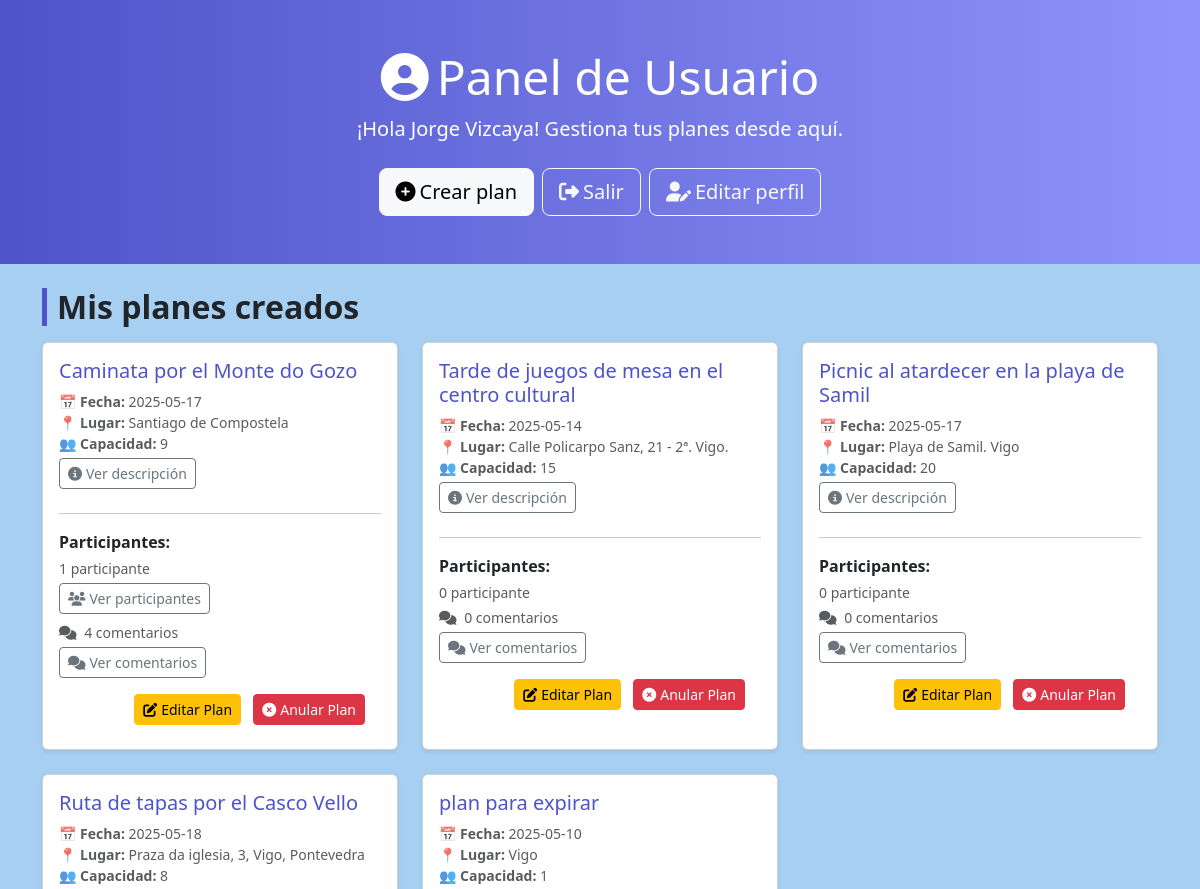
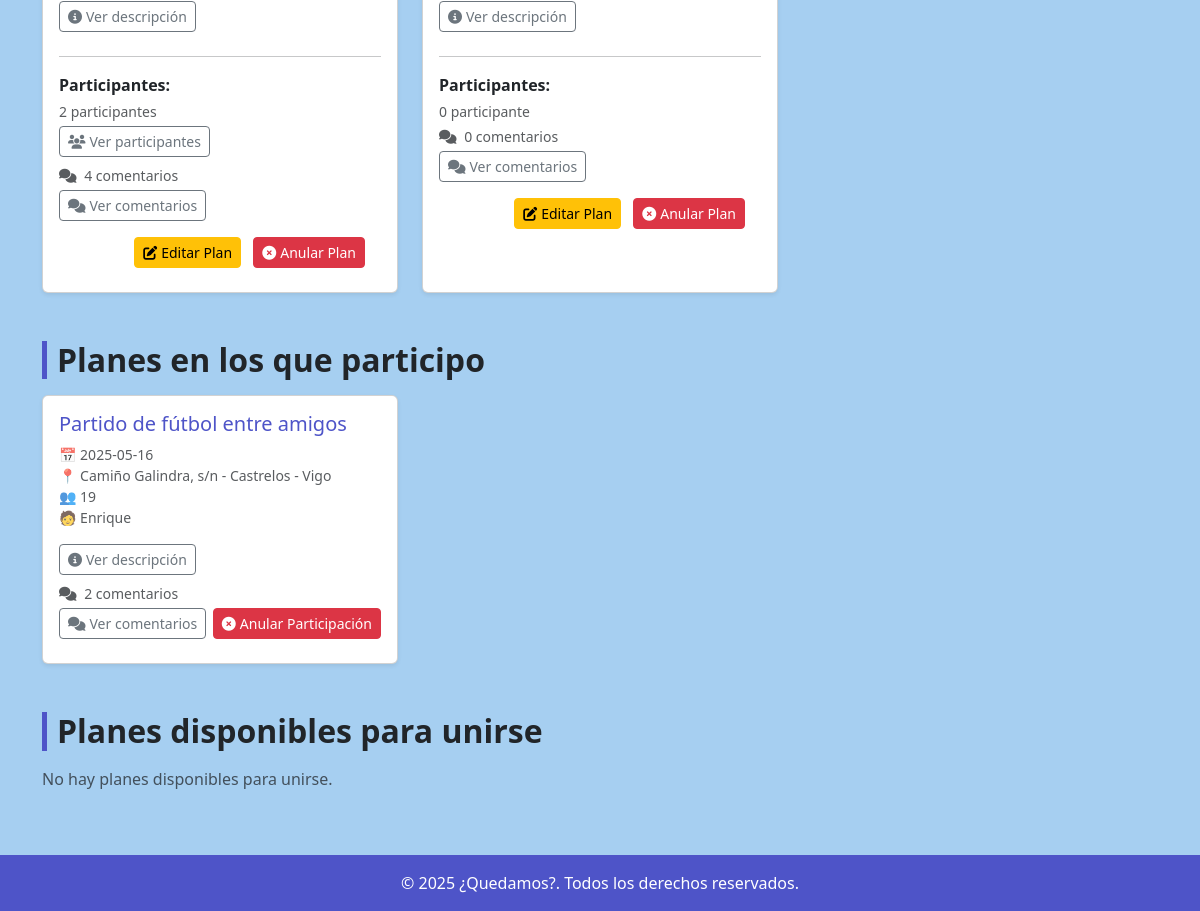
Page /dashboard.php (signed in) on the committed database (2 pictures, top to bottom).
### tables this page shows
CREATE TABLE `usuarios` (
  `id` int(11) NOT NULL AUTO_INCREMENT,
  `nombre` varchar(100) NOT NULL,
  `apellidos` varchar(150) NOT NULL,
  `email` varchar(255) NOT NULL,
  `password` varchar(255) NOT NULL,
  PRIMARY KEY (`id`),
  UNIQUE KEY `email` (`email`)
);

CREATE TABLE `planes` (
  `id` int(11) NOT NULL AUTO_INCREMENT,
  `titulo` varchar(255) DEFAULT NULL,
  `descripcion` text DEFAULT NULL,
  `fecha` date DEFAULT NULL,
  `lugar` varchar(255) DEFAULT NULL,
  `capacidad` int(11) DEFAULT NULL,
  `creador_id` int(11) DEFAULT NULL,
  PRIMARY KEY (`id`),
  KEY `creador_id` (`creador_id`),
  CONSTRAINT `planes_ibfk_1` FOREIGN KEY (`creador_id`) REFERENCES `usuarios` (`id`)
);

### dashboard.php (the view, shortened to what this page needs)
<?php
require 'includes/db.php';
$user_id = $_SESSION['user_id'];
$stmt_user = $pdo->prepare('SELECT nombre, apellidos FROM usuarios WHERE id = ?');
$stmt_user->execute([$user_id]);
$usuario = $stmt_user->fetch();
$nombre_completo = htmlspecialchars($usuario['nombre'] . ' ' . $usuario['apellidos']);
$stmt = $pdo->prepare('SELECT * FROM planes WHERE creador_id = ?');
$stmt->execute([$user_id]);
$mis_planes = $stmt->fetchAll();
$stmt2 = $pdo->prepare('SELECT p.*, u.nombre AS creador_nombre FROM planes p
                        JOIN participantes pa ON p.id = pa.plan_id
                        JOIN usuarios u ON p.creador_id = u.id
                        WHERE pa.usuario_id = ?');
$stmt2->execute([$user_id]);
$planes_apuntado = $stmt2->fetchAll();
$stmt3 = $pdo->prepare('SELECT p.*, u.nombre AS creador_nombre FROM planes p
                        JOIN usuarios u ON p.creador_id = u.id
                        WHERE p.creador_id != ? AND p.id NOT IN (
                            SELECT plan_id FROM participantes WHERE usuario_id = ?
                        )');
$stmt3->execute([$user_id, $user_id]);
$planes_disponibles = $stmt3->fetchAll();
$participantes_por_plan = [];
foreach ($mis_planes as $plan) {
    $stmt_part = $pdo->prepare('SELECT u.nombre, u.apellidos FROM participantes pa JOIN usuarios u ON pa.usuario_id = u.id WHERE pa.plan_id = ?');
    $stmt_part->execute([$plan['id']]);
    $participantes_por_plan[$plan['id']] = $stmt_part->fetchAll(PDO::FETCH_ASSOC);
}
$comentarios_por_plan = [];
foreach (array_merge($mis_planes, $planes_apuntado) as $plan) {
    $stmt_comentarios = $pdo->prepare('SELECT c.*, u.nombre FROM comentarios c JOIN usuarios u ON c.usuario_id = u.id WHERE c.plan_id = ? ORDER BY c.fecha DESC');
    $stmt_comentarios->execute([$plan['id']]);
    $comentarios_por_plan[$plan['id']] = $stmt_comentarios->fetchAll(PDO::FETCH_ASSOC);
}
?>
<!DOCTYPE html>
<html lang="es">
<head>
    <link href="https://cdn.jsdelivr.net/npm/bootstrap@5.3.2/dist/css/bootstrap.min.css" rel="stylesheet">
    <link rel="stylesheet" href="https://cdnjs.cloudflare.com/ajax/libs/font-awesome/6.5.0/css/all.min.css">
    <link rel="stylesheet" href="css/dashboard.css">
</head>
<body>
    <section class="hero-section text-white text-center py-5 mb-4">
        <div class="container">
            <h1 class="display-5 mb-2"><i class="fas fa-user-circle me-2"></i>Panel de Usuario</h1>
            <p class="lead">¡Hola <?= $nombre_completo ?>! Gestiona tus planes desde aquí.</p>
            <div class="d-flex justify-content-center flex-wrap gap-2 mt-4">
                <a href="crear_plan.php" class="btn btn-light btn-lg"><i class="fas fa-plus-circle me-1"></i>Crear plan</a>
                <a href="logout.php" class="btn btn-outline-light btn-lg"><i class="fas fa-sign-out-alt me-1"></i>Salir</a>
                <a href="editar_perfil.php" class="btn btn-outline-light btn-lg">
                    <i class="fas fa-user-edit me-1"></i>Editar perfil
                </a>
            </div>
        </div>
    </section>
    <div class="container pb-5">
        <section class="mb-5">
            <h2 class="section-title mb-3">Mis planes creados</h2>
            <?php if ($mis_planes): ?>
                <div class="row g-4">
                    <?php foreach ($mis_planes as $plan): ?>
                        <div class="col-md-6 col-lg-4">
                            <div class="card h-100 shadow-sm">
                                <div class="card-body">
                                    <h5 class="card-title"><?= htmlspecialchars($plan['titulo']) ?></h5>
                                    <p class="text-muted small mb-1">
                                        <strong>📅 Fecha:</strong> <?= $plan['fecha'] ?><br>
                                        <strong>📍 Lugar:</strong> <?= htmlspecialchars($plan['lugar']) ?><br>
                                        <strong>👥 Capacidad:</strong> <?= $plan['capacidad'] ?>
                                    </p>
                                    <button type="button" class="btn btn-sm btn-outline-secondary mb-2" data-bs-toggle="modal"
                                        data-bs-target="#modalDescripcion<?= $plan['id'] ?>">
                                        <i class="fas fa-info-circle me-1"></i>Ver descripción
                                    </button>
                                    <hr>
                                    <p class="mb-1"><strong>Participantes:</strong></p>
                                    <?php
                                        $num_participantes = !empty($participantes_por_plan[$plan['id']]) ? count($participantes_por_plan[$plan['id']]) : 0;
                                    ?>
                                    <p class="text-muted small mb-1"><?= $num_participantes ?> participante<?= $num_participantes > 1 ? 's' : '' ?></p>
                                    <?php if ($num_participantes > 0): ?>
                                        <button type="button" class="btn btn-sm btn-outline-secondary mb-2" data-bs-toggle="modal"
                                            data-bs-target="#modalParticipantes<?= $plan['id'] ?>">
                                            <i class="fas fa-users me-1"></i>Ver participantes
                                        </button>
                                    <?php endif; ?>
                                    <p class="text-muted small mb-1">
                                        <i class="fas fa-comments me-1"></i>
                                        <?= count($comentarios_por_plan[$plan['id']] ?? []) ?> comentario<?= count($comentarios_por_plan[$plan['id']] ?? []) !== 1 ? 's' : '' ?>
                                    </p>
                                    <button type="button" class="btn btn-sm btn-outline-secondary mb-2" data-bs-toggle="modal"
                                        data-bs-target="#modalComentarios<?= $plan['id'] ?>">
                                        <i class="fas fa-comments me-1"></i>Ver comentarios
                                    </button>
                                    <div class="card-footer bg-transparent border-0 text-end">
                                        <a href="editar_plan.php?id=<?= $plan['id'] ?>" class="btn btn-warning btn-sm me-2">
                                            <i class="fas fa-edit me-1"></i>Editar Plan
                                        </a>
                                        <a href="anular_plan.php?id=<?= $plan['id'] ?>" class="btn btn-danger btn-sm" onclick="return confirm('¿Estás seguro de que deseas anular este plan?');">
                                            <i class="fas fa-times-circle me-1"></i>Anular Plan
                                        </a>
                                    </div>
                                </div>
                            </div>
                        </div>
                    <?php endforeach; ?>
                </div>
            <?php else: ?>
                <p class="text-muted">No has creado ningún plan aún.</p>
            <?php endif; ?>
        </section>
        <section class="mb-5">
            <h2 class="section-title mb-3">Planes en los que participo</h2>
            <?php if ($planes_apuntado): ?>
                <div class="row g-4">
                    <?php foreach ($planes_apuntado as $plan): ?>
                        <div class="col-md-6 col-lg-4">
                            <div class="card h-100 shadow-sm">
                                <div class="card-body">
                                    <h5 class="card-title"><?= htmlspecialchars($plan['titulo']) ?></h5>
                                    <p class="text-muted small">
                                        📅 <?= $plan['fecha'] ?><br>
                                        📍 <?= htmlspecialchars($plan['lugar']) ?><br>
                                        👥 <?= $plan['capacidad'] ?><br>
                                        🧑 <?= htmlspecialchars($plan['creador_nombre']) ?>
                                    </p>
                                    <button type="button" class="btn btn-sm btn-outline-secondary mb-2" data-bs-toggle="modal"
                                        data-bs-target="#modalDescripcionParticipante<?= $plan['id'] ?>">
                                        <i class="fas fa-info-circle me-1"></i>Ver descripción
                                    </button>
                                    <p class="text-muted small mb-1">
                                        <i class="fas fa-comments me-1"></i>
                                        <?= count($comentarios_por_plan[$plan['id']] ?? []) ?> comentario<?= count($comentarios_por_plan[$plan['id']] ?? []) !== 1 ? 's' : '' ?>
                                    </p>
                                    <button type="button" class="btn btn-sm btn-outline-secondary mb-2" data-bs-toggle="modal"
                                        data-bs-target="#modalComentariosParticipante<?= $plan['id'] ?>">
                                        <i class="fas fa-comments me-1"></i>Ver comentarios
                                    </button>
                                    <a href="anular_participacion.php?id=<?= $plan['id'] ?>" class="btn btn-danger btn-sm float-end" onclick="return confirm('¿Estás seguro de que deseas anular tu participación en este plan?');">
                                        <i class="fas fa-times-circle me-1"></i>Anular Participación
                                    </a>
                                </div>
                            </div>
                        </div>
                    <?php endforeach; ?>
                </div>
            <?php else: ?>
                <p class="text-muted">No te has apuntado a ningún plan todavía.</p>
            <?php endif; ?>
        </section>
        <section>
            <h2 class="section-title mb-3">Planes disponibles para unirse</h2>
            <?php if ($planes_disponibles): ?>
                <div class="row g-4">
                    <?php foreach ($planes_disponibles as $plan): ?>
                        <div class="col-md-6 col-lg-4">
                            <div class="card h-100 shadow-sm d-flex flex-column justify-content-between">
                                <div class="card-body">
                                    <h5 class="card-title"><?= htmlspecialchars($plan['titulo']) ?></h5>
                                    <p class="text-muted small">
                                        📅 <?= $plan['fecha'] ?><br>
                                        📍 <?= htmlspecialchars($plan['lugar']) ?><br>
                                        👥 <?= $plan['capacidad'] ?><br>
                                        🧑 <?= htmlspecialchars($plan['creador_nombre']) ?>
                                    </p>
                                    <button type="button" class="btn btn-sm btn-outline-secondary mb-2" data-bs-toggle="modal"
                                        data-bs-target="#modalDescripcionDisponible<?= $plan['id'] ?>">
                                        <i class="fas fa-info-circle me-1"></i>Ver descripción
                                    </button>
                                    <div class="modal fade" id="modalDescripcionDisponible<?= $plan['id'] ?>" tabindex="-1"
                                        aria-labelledby="modalDescripcionLabelDisponible<?= $plan['id'] ?>" aria-hidden="true">
                                        <div class="modal-dialog">
                                            <div class="modal-content">
                                                <div class="modal-header">
                                                    <h5 class="modal-title"
                                                        id="modalDescripcionLabelDisponible<?= $plan['id'] ?>">Descripción del
                                                        plan</h5>
                                                    <button type="button" class="btn-close" data-bs-dismiss="modal"
                                                        aria-label="Cerrar"></button>
                                                </div>
                                                <div class="modal-body">
                                                    <?= nl2br(htmlspecialchars($plan['descripcion'])) ?>
                                                </div>
                                                <div class="modal-footer">
                                                    <button type="button" class="btn btn-secondary"
                                                        data-bs-dismiss="modal">Cerrar</button>
                                                </div>
                                            </div>
                                        </div>
                                    </div>
                                </div>
                                <div class="card-footer bg-transparent border-0 text-end">
                                    <a href="unirse_plan.php?id=<?= $plan['id'] ?>" class="btn btn-primary btn-sm">
                                        <i class="fas fa-sign-in-alt me-1"></i>Unirse
                                    </a>
                                </div>
                            </div>
                        </div>
                    <?php endforeach; ?>
                </div>
            <?php else: ?>
                <p class="text-muted">No hay planes disponibles para unirse.</p>
            <?php endif; ?>
        </section>
    </div>
    <footer class="text-center py-3 text-white">
        &copy; <?= date('Y') ?> ¿Quedamos?. Todos los derechos reservados.
    </footer>
</body>
</html>

### css/dashboard.css (style rules this page uses)
body { background: #1783dc61; font-family: 'Segoe UI', sans-serif; }
.hero-section { background: linear-gradient(90deg, #4e54c8, #8f94fb); }
.section-title { border-left: 5px solid #4e54c8; padding-left: 10px; font-weight: bold; }
.card-title { color: #4e54c8; }
footer { background-color: #4e54c8; color: white; }

### rows in the picture
usuarios: nombre_completo "Jorge Vizcaya"
planes: titulo "Caminata por el Monte do Gozo", fecha "2025-05-17", lugar "Santiago de Compostela", capacidad "9", id "1", id "4"
planes: titulo "Tarde de juegos de mesa en el centro cultural", fecha "2025-05-14", lugar "Calle Policarpo Sanz, 21 - 2ª. Vigo.", capacidad "15", id "0"
planes: titulo "Picnic al atardecer en la playa de Samil", fecha "2025-05-17", lugar "Playa de Samil. Vigo", capacidad "20", id "0", shows "s"
planes: titulo "Ruta de tapas por el Casco Vello", fecha "2025-05-18", lugar "Praza da iglesia, 3, Vigo, Pontevedra", capacidad "8", id "2", id "4"
planes: titulo "plan para expirar", fecha "2025-05-10", lugar "Vigo", capacidad "1", id "0", shows "s"
planes: titulo "Partido de fútbol entre amigos", fecha "2025-05-16", lugar "Camiño Galindra, s/n - Castrelos - Vigo", capacidad "19", creador.nombre "Enrique", id "2"
